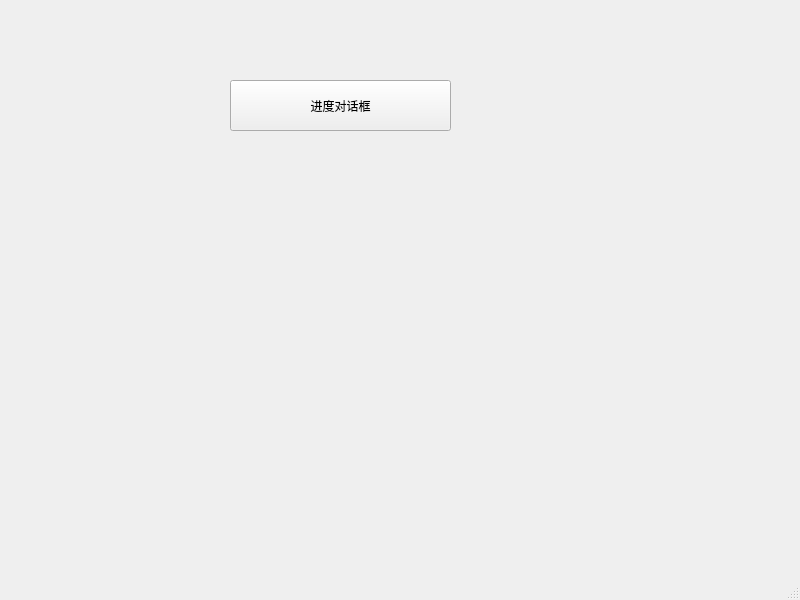
<?xml version="1.0" encoding="UTF-8"?>
<ui version="4.0">
 <class>MainWindow</class>
 <widget class="QMainWindow" name="MainWindow">
  <property name="geometry">
   <rect>
    <x>0</x>
    <y>0</y>
    <width>800</width>
    <height>600</height>
   </rect>
  </property>
  <property name="windowTitle">
   <string>MainWindow</string>
  </property>
  <widget class="QWidget" name="centralwidget">
   <widget class="QPushButton" name="pushButton">
    <property name="geometry">
     <rect>
      <x>230</x>
      <y>80</y>
      <width>221</width>
      <height>51</height>
     </rect>
    </property>
    <property name="text">
     <string>进度对话框</string>
    </property>
   </widget>
  </widget>
  <widget class="QMenuBar" name="menubar">
   <property name="geometry">
    <rect>
     <x>0</x>
     <y>0</y>
     <width>800</width>
     <height>21</height>
    </rect>
   </property>
  </widget>
  <widget class="QStatusBar" name="statusbar"/>
 </widget>
 <resources/>
 <connections/>
</ui>
